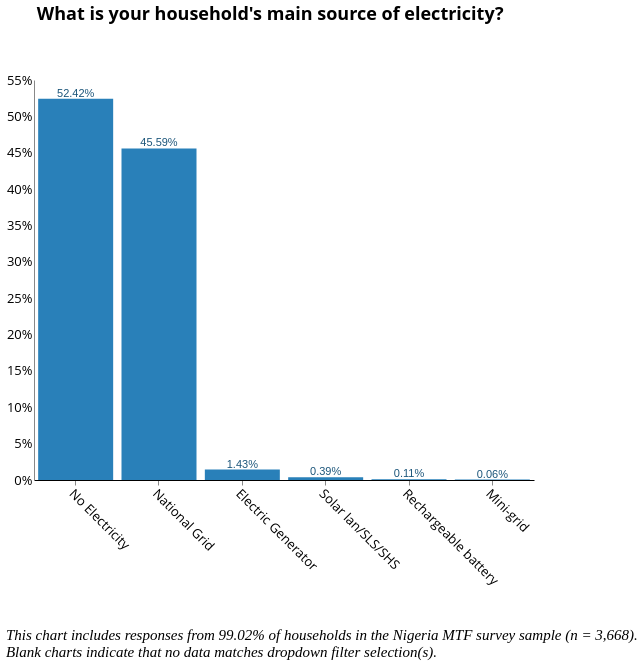

Vega-Lite specification for this chart:
### Vega-Lite specification from a JSON file in a GitHub repository (floating-point values rounded to 4 significant figures; data arrays with more than 128 entries replaced by an {"elided": "..."} marker saying what was removed)
{"width": 800, "height": 400, "config": {"title": {"fontSize": 18, "font": "Open Sans", "anchor": "center", "fontColor": "#000000"}, "axisX": {"domain": true, "domainColor": "#000000", "grid": false, "labelFont": "Open Sans", "labelFontSize": 13, "titleFont": "Open Sans", "titleFontSize": 13, "titleFontWeight": "normal", "title": "X Axis Title (units)", "labelAngle": 45}, "axisY": {"domain": true, "grid": false, "gridColor": "#DEDDDD", "gridWidth": 1, "labelFont": "Open Sans", "labelFontSize": 13, "labelAngle": 0, "ticks": false, "titleFont": "Open Sans", "titleFontSize": 13, "titleFontWeight": "normal", "titlePadding": 10, "title": "Y Axis Title (units)"}, "range": {"category": ["#2980B9", "#003366", "#FFAE19", "#FF4500", "#438B28", "#45B39D", "#99ADC1", "#212F3C"]}, "legend": {"labelFont": "Open Sans", "labelFontSize": 13, "symbolType": "square", "symbolSize": 100, "titleFont": "Open Sans", "titleFontSize": 13, "titleFontWeight": "normal", "title": "Legend", "orient": "right", "offset": 0}, "tooltip": {"font": "Open Sans"}, "view": {"stroke": "transparent", "text": {"font": "Open Sans", "color": ["#2980B9", "#003366", "#FFAE19", "#FF4500", "#438B28", "#45B39D", "#99ADC1", "#212F3C"], "fontSize": 13, "align": "right", "fontWeight": 400, "size": 13}, "bar": {"size": 40, "binSpacing": 1, "continuousBandSize": 30, "discreteBandSize": 30, "stroke": false}}}, "concat": [{"layer": [{"mark": {"type": "bar", "color": "#2980b9"}, "encoding": {"tooltip": {"type": "nominal", "field": "main_src_elec"}, "x": {"type": "nominal", "axis": {"title": " "}, "field": "main_src_elec", "sort": {"field": "main_src_elec", "op": "count", "order": "descending"}}, "y": {"type": "quantitative", "aggregate": "sum", "axis": {"format": "%", "title": ""}, "field": "pct"}}, "height": 400, "selection": {"selector087": {"type": "single", "fields": ["i19a"], "bind": {"input": "select", "options": [null, "Wood purchased", "Wood collected", "Crop Residue/Plant Biomass", "Kerosene", "Charcoal", "LPG/cooking gas", "Electric", "Charcoal Briquettes", "Garbage", "Piped Natural Gas", "Coal Briquette", "Biomass Briquette", "Other, specify", "Coal/lignite"], "labels": ["All Fuel Types", "Wood purchased", "Wood collected", "Crop Residue/Plant Biomass", "Kerosene", "Charcoal", "LPG/cooking gas", "Electric", "Charcoal Briquettes", "Garbage", "Piped Natural Gas", "Coal Briquette", "Biomass Briquette", "Other", "Coal/lignite"], "name": "Primary Source of Cooking Fuel  "}}, "selector086": {"type": "single", "fields": ["primary_stove"], "bind": {"input": "select", "options": [null, "3-Stone/Open Fire Stove", "Koresone Stove", "Missing Data", "Manufactured Stove Traditional", "LPG/Natural Gas Stove", "Electric Stove"], "labels": ["All Stove Types", "3-Stone/Open Fire Stove", "Kerosene Stove", "Primary Stove Not Listed", "Manufactured Stove Traditional", "LPG/Natural Gas Stove", "Electric Stove"], "name": "Primary Stove  "}}, "selector085": {"type": "single", "fields": ["c2"], "bind": {"input": "select", "options": [null, "Yes", "No"], "labels": ["All Responses", "Yes", "No"], "name": "Is the household connected to the national grid?  "}}, "selector083": {"type": "single", "fields": ["locality"], "bind": {"input": "select", "options": [null, 0, 1], "labels": ["National", "Urban", "Rural"], "name": "Locality Breakdown  "}}, "selector084": {"type": "single", "fields": ["elc_aggr_tier"], "bind": {"input": "select", "options": [null, "Tier 0", "Tier 1", "Tier 2", "Tier 3", "Tier 4", "Tier 5"], "labels": ["All Tiers", "Tier 0", "Tier 1", "Tier 2", "Tier 3", "Tier 4", "Tier 5"], "name": "Electricity Tier  "}}}, "title": {"text": ["What is your household's main source of electricity?"], "color": "black", "subtitleColor": "black", "offset": 50}, "transform": [{"joinaggregate": [{"op": "count", "field": "*", "as": "total"}]}, {"calculate": "1 / datum.total", "as": "pct"}], "width": 500}, {"mark": {"type": "text", "align": "center", "baseline": "bottom", "color": "#1b557a"}, "encoding": {"text": {"type": "quantitative", "aggregate": "sum", "field": "pct", "format": ".2%"}, "tooltip": {"type": "nominal", "field": "main_src_elec"}, "x": {"type": "nominal", "axis": {"title": " "}, "field": "main_src_elec", "sort": {"field": "main_src_elec", "op": "count", "order": "descending"}}, "y": {"type": "quantitative", "aggregate": "sum", "axis": {"format": "%", "title": ""}, "field": "pct"}}, "height": 400, "title": {"text": ["What is your household's main source of electricity?"], "color": "black", "subtitleColor": "black", "offset": 50}, "transform": [{"joinaggregate": [{"op": "count", "field": "*", "as": "total"}]}, {"calculate": "1 / datum.total", "as": "pct"}], "width": 500}], "transform": [{"filter": {"selection": "selector087"}}, {"filter": {"selection": "selector086"}}, {"filter": {"selection": "selector085"}}, {"filter": {"selection": "selector083"}}, {"filter": {"selection": "selector084"}}]}], "data": {"name": "data-b1e1f403d8debb47f383268714b45634"}, "title": {"text": ["", "", "This chart includes responses from 99.02% of households in the Nigeria MTF survey sample (n = 3,668).", "Blank charts indicate that no data matches dropdown filter selection(s)."], "anchor": "start", "baseline": "bottom", "font": "Times New Roman", "fontSize": 15, "fontStyle": "italic", "fontWeight": "normal", "orient": "bottom"}, "$schema": "https://vega.github.io/schema/vega-lite/v4.8.1.json", "datasets": {"data-b1e1f403d8debb47f383268714b45634": {"elided": "3632 records"}}}
